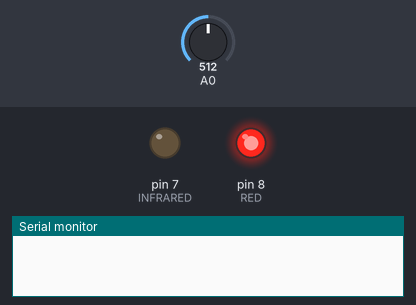
The sketch below on a simulated Arduino Uno, built with avr-gcc and run on an emulated ATmega328P. Parts: output pins drawn as LEDs (lit = HIGH), the last lines printed to the serial monitor. Inputs (shaded band) come from the test bench; at power-on: A0 = 512.

Above: at 0.1 s.
At 7.0 s:
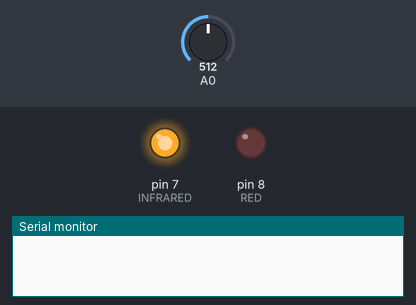
At 13.9 s:
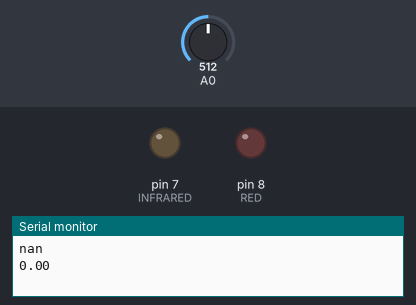
Timing chart, 0 to 15.4 s (numbered marks = the images above):
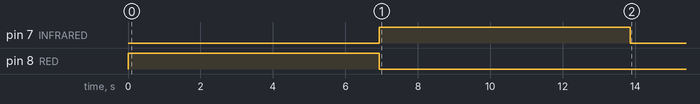

The sketch:

device.ino
```cpp
#include <math.h>

#define MAX 250
#define PEAK 400
#define INFRARED 7
#define RED 8

int i = 0;
int time_readed = 0;
int maximums[] = {0, 0, 0, 0};
int minimums[] = {0, 0, 0, 0};
int max1_time = 0, max2_time = 0, max3_time = 0, max4_time = 0;
bool going_up = false;

void setup() {
  Serial.begin(9600); // opens serial port, sets data rate to 9600 bps
  pinMode(INFRARED, OUTPUT);
  pinMode(RED, OUTPUT);
//  Serial.println("CLEARDATA");
//  Serial.println("LABEL,Time,valor_vermelho,tempo_vermelho,valor_infra, tempo_infra");
}

int define_maximums(int previous, int value_readed) {
  if (value_readed > PEAK) {
    if ((previous > value_readed) && going_up) {
      if (maximums[0] == 0) {
        max1_time = time_readed;
        maximums[0] = previous;
      }
      else if (maximums[1] == 0) {
        maximums[1] = previous;
        max2_time = time_readed;
      }
      else if (maximums[2] == 0) {
        maximums[2] = previous;
        max3_time = time_readed;
      }
      else if (maximums[3] == 0) {
        maximums[3] = previous;
        max4_time = time_readed;
      }

      return 1;
    }
  }

  return 0;
}

int define_minimums(int previous, int value_readed, int last_point) {
  if ((previous < value_readed) && !going_up) {
    for (int i = 0; i < 4; i++) {
      if (last_point == -1 && minimums[i] == 0) {
        if (previous < minimums[i-1])
          minimums[i-1] = previous;
          break;
      }
      else if (minimums[i] == 0) {
        minimums[i] = previous;
        break;
      }
    }

    return 1;
  }

  return 0;
}

double calculate_frequency() {
//  //Serial.print("DATA,TIME,"); Serial.print("max1"); Serial.print(","); Serial.print(max1_time); Serial.print("\n");
//  //Serial.print("DATA,TIME,"); Serial.print("max2"); Serial.print(","); Serial.print(max2_time); Serial.print("\n");
//  //Serial.print("DATA,TIME,"); Serial.print("max3"); Serial.print(","); Serial.print(max3_time); Serial.print("\n");
//  //Serial.print("DATA,TIME,"); Serial.print("max4"); Serial.print(","); Serial.print(max4_time); Serial.print("\n");
  double frequency1 = 1 / ((max2_time - max1_time) / 1000.0);
  double frequency2 = 1 / ((max3_time - max2_time) / 1000.0);
  double frequency3 = 1 / ((max4_time - max3_time) / 1000.0);

  int count = 0;
  double sum = 0;

  if(frequency1 < 3.3333 && frequency1 > 0.5) {
    count++;
    sum += frequency1;
  }
  if(frequency2 < 3.3333 && frequency2 > 0.5) {
    count++;
    sum += frequency2;
  }
  if(frequency3 < 3.3333 && frequency3 > 0.5) {
    count++;
    sum += frequency3;
  }

  double frequency = 0;
  if (count)
    frequency = sum / count;

//  //Serial.print("DATA,TIME,"); Serial.print("frequencia1"); Serial.print(","); Serial.print(frequency1); Serial.print("\n");
//  //Serial.print("DATA,TIME,"); Serial.print("frequencia2"); Serial.print(","); Serial.print(frequency2); Serial.print("\n");
//  //Serial.print("DATA,TIME,"); Serial.print("frequencia3"); Serial.print(","); Serial.print(frequency3); Serial.print("\n");
//  //Serial.print("DATA,TIME,"); Serial.print("frequencyuencia"); Serial.print(","); Serial.print(frequency); Serial.print("\n");
//  //Serial.print("DATA,TIME,"); Serial.print("BPM"); Serial.print(","); Serial.print(frequency*60); Serial.print("\n");

  return frequency;
}

void define_points(int led) {
  for (int i = 0; i < 4; i++) {
    maximums[i] = 0;
    minimums[i] = 0;
  }

  int previous = 0;
  int last_point = 0; //if last_point = 1, last_point is maximum, elseif last_point = -1, last_point = minimum
  digitalWrite(led, HIGH);
  delay(2500);
  for(int i = 0; i < MAX; i++) {
    time_readed = millis();

    int value_readed = analogRead(A0);

    if (i >= 50) {
      if (define_maximums(previous, value_readed)) last_point = 1;
      else if (define_minimums(previous, value_readed, last_point)) last_point = -1;

      if (previous < value_readed) {
        going_up = true;
      }
      else if (previous > value_readed) {
        going_up = false;
      }

      previous = value_readed;

      if(led == RED) {
//        //Serial.print("DATA,TIME,"); Serial.print(value_readed); Serial.print(","); Serial.print(time_readed); //Serial.print(",,"); Serial.print("\n");
      }
      else {
//        //Serial.print("DATA,TIME,"); Serial.print(",,"); Serial.print(value_readed); Serial.print(","); Serial.//print(time_readed); Serial.print("\n");
      }

      delay(22);
    }
  }
  digitalWrite(led, LOW);
}

double calculate_oximetry(double average_red_valleys, double average_red_peaks, double average_infrared_valleys, double average_infrared_peaks) {
  double R = log(average_red_valleys / average_red_peaks) / log(average_infrared_valleys / average_infrared_peaks);
  double oximetry = 98.304 - 1.53445 * R;

//  //Serial.print("DATA,TIME,"); Serial.print(",,"); Serial.print("R"); Serial.print(","); Serial.print(R); Serial.print("\n");
//  //Serial.print("DATA,TIME,"); Serial.print(",,"); Serial.print("Oxigenacao"); Serial.print(","); Serial.print(//oximetry); Serial.print("\n");

  return oximetry;
}

void loop() {
   define_points(RED);

   double frequency = calculate_frequency();

   double average_red_peaks = (maximums[0] + maximums[1] + maximums[2] + maximums[3]) / 4.0;
   double average_red_valleys = (minimums[0] + minimums[1] + minimums[2] + minimums[3]) / 4.0;
//   //Serial.print("DATA,TIME,"); Serial.print("media_average_red_peaks"); Serial.print(","); Serial.print(//average_red_peaks); Serial.print("\n");
//   //Serial.print("DATA,TIME,"); Serial.print("media_average_red_valleys"); Serial.print(","); Serial.print(//average_red_valleys); Serial.print("\n");

   define_points(INFRARED);
   double average_infrared_peaks = (maximums[0] + maximums[1] + maximums[2] + maximums[3]) / 4.0;
   double average_infrared_valleys = (minimums[0] + minimums[1] + minimums[2] + minimums[3]) / 4.0;
//   //Serial.print("DATA,TIME,"); Serial.print(",,"); Serial.print("media_average_infrared_peaks"); Serial.//print(","); Serial.print(average_infrared_peaks); Serial.print("\n");
//   //Serial.print("DATA,TIME,"); Serial.print(",,"); Serial.print("media_average_infrared_valleys"); Serial.//print(","); Serial.print(average_infrared_valleys); Serial.print("\n");

   double oximetry = calculate_oximetry(average_red_valleys, average_red_peaks, average_infrared_valleys, average_infrared_peaks);

   Serial.println(oximetry);
   Serial.println(frequency);

   delay(300000);
}
```

Measured:
- by itself, pin 7 (INFRARED): LOW → HIGH at 6.9 s, → LOW 6.9 s later
- by itself, pin 8 (RED): LOW → HIGH at 0.00 s, → LOW 6.9 s later
